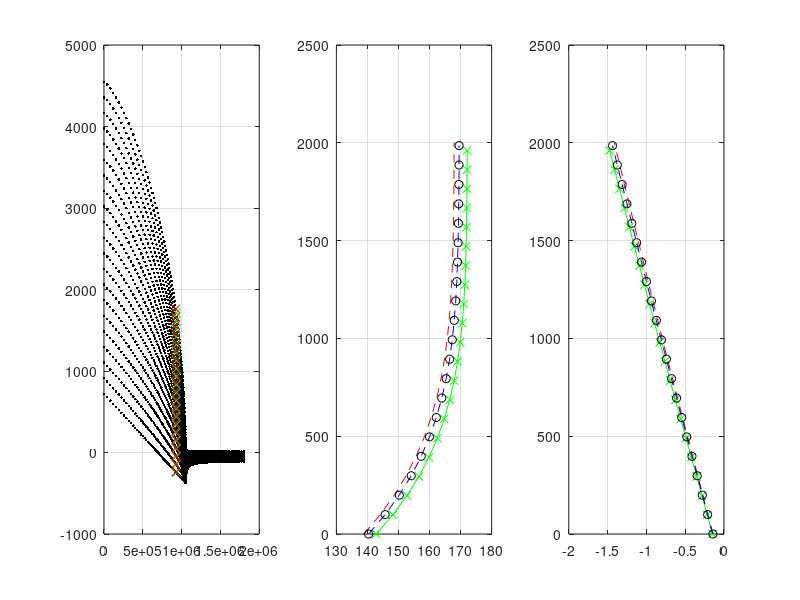

Recreate this plot in MATLAB. (Note: this script raises an error after producing the figure.)
clear all; close all
%MeshResolution
meshresolution=1000;
%Choose model domain smaller than data domain with this value.
dist2boundary=5000;
%Domain Width in m+5km to avoide interpolation issues at boundary; spacing;
LY = 50*1000;dy=1000;
%Domain Length in m; Center at GL
LX = 250*1000;dx=1000;
%Grounding line x in Mismip2D
GLx = 1054*1000;
%Vertical Layers for Velocity Interpolation
vertlayers=21;


%Load Input from Mismip2D
load('mismip_1a4_09.nh.csv')
Mismip2D = mismip_1a4_09_nh;
indnonzeroZs = find(Mismip2D(:,7)~=0);
indnonzeroZb = find(Mismip2D(:,9)~=0);
indnonzeroBed = find(Mismip2D(:,9)~=0);
Zs = Mismip2D(indnonzeroZs,7);
V1 = Mismip2D(:,20);
V2 = Mismip2D(:,21);
Depth = Mismip2D(:,11);
Height = Mismip2D(:,12);
Zb = Mismip2D(indnonzeroZb,9);
Bed = Mismip2D(indnonzeroBed,6);
x = Mismip2D(:,26);
z = Mismip2D(:,27);

%Get interpolated  2D DEM centered at GL and clipped to area of interest
xv=(-LX/2:dx:LX/2)+GLx;yv=(-LY/2:dy:LY/2);
Bedi = interp1(x(indnonzeroBed),Bed,xv,'PCHIP');
Zbi = interp1(x(indnonzeroZb),Zb,xv,'PCHIP');
Zsi = interp1(x(indnonzeroZs),Zs,xv,'PCHIP');

%Get interpolated velocities at back boundary
x2=x;
[val valindback] = min(abs(x2-min(xv)));
backboundary1 = find(x2==x(valindback));
x2(backboundary1)=NaN;
[val2 valindback2] = min(abs(x2-min(xv)));
backboundary2 = find(x2==x(valindback2));

meanV1back = (val*V1(backboundary1)+val2*V1(backboundary2))/(val+val2);
meanV2back = (val*V2(backboundary1)+val2*V2(backboundary2))/(val+val2);
meanHeightback = (val*Height(backboundary1)+val2*Height(backboundary2))/(val+val2);



%Fit Polynomial, to be used at back boundary in Elmer
[coeffV1] = polyfit(meanHeightback,meanV1back,4);
[coeffV2] = polyfit(meanHeightback,meanV2back,2);
str=strcat('Coefficients for V1 as function of height: ',num2str(coeffV1));
display(str)
str=strcat('Coefficients for V2 as function of height: ',num2str(coeffV2));
display(str)

figure(33)
subplot(1,3,1)
plot(x,z,'k.');hold on
plot(x(backboundary1),z(backboundary1),'gx')
plot(x(backboundary2),z(backboundary2),'rx')
grid on
subplot(1,3,2)
plot(V1(backboundary1),Height(backboundary1),'g-x');hold on;
plot(V1(backboundary2),Height(backboundary2),'r--')
plot(meanV1back,meanHeightback,'b--')
plot(polyval(coeffV1,meanHeightback),meanHeightback,'ko')
grid on
subplot(1,3,3)
plot(V2(backboundary1),Height(backboundary1),'g-x');hold on;
plot(V2(backboundary2),Height(backboundary2),'r--')
plot(meanV2back,meanHeightback,'b--')
plot(polyval(coeffV2,meanHeightback),meanHeightback,'ko')
grid on

%Extrusion
 [X,Y] = meshgrid(yv,xv);
 for k=1:length(yv)
    ZB(:,k) = Zbi;
    BED(:,k)= Bedi;
    ZS(:,k) = Zsi;
 end
%Write DEM Files to be read into Elmer
ZBout =[Y(:), X(:), ZB(:)];
ZSout =[Y(:), X(:), ZS(:)];
BEDout =[Y(:), X(:), BED(:)];
ZBouts = sortrows(ZBout,1);
BEDouts = sortrows(BEDout,1);
ZSouts = sortrows(ZSout,1);
save('ZB.xyz','ZBouts','-ASCII')
save('ZS.xyz','ZSouts','-ASCII')
save('BED.xyz','BEDouts','-ASCII')

%Write 4 point Mesh.geo file for GMSS
%It will include 4 boundaries.
fileID = fopen('Mesh.geo','w');
corners(1,:) = [max(yv)-dist2boundary,min(xv)+dist2boundary]; %rightback looking downstream
corners(2,:) = [min(yv)+dist2boundary,min(xv)+dist2boundary];  %leftback
corners(3,:) = [min(yv)+dist2boundary,max(xv)-dist2boundary]; %leftfront
corners(4,:) = [max(yv)-dist2boundary,max(xv)-dist2boundary]; %rightfront

fileID = fopen('Mesh.geo','w');
fprintf(fileID,'Mesh.Algorithm=5;\n');
for k=1:4
   str = strcat('Point(',num2str(k),')={',num2str(corners(k,2)),',',num2str(corners(k,1)),',0.0,',num2str(meshresolution),'};\n');
   fprintf(fileID,str);
end

fprintf(fileID,'Line(1)={1,2};\n');
fprintf(fileID,'Line(2)={2,3};\n');
fprintf(fileID,'Line(3)={3,4};\n');
fprintf(fileID,'Line(4)={4,1};\n');
fprintf(fileID,'Line Loop(5)={1,2,3,4};\n')
fprintf(fileID,'Physical Line(6)={1};\n')
fprintf(fileID,'Physical Line(7)={2};\n')
fprintf(fileID,'Physical Line(8)={3};\n')
fprintf(fileID,'Physical Line(9)={4};\n')
fprintf(fileID,'Plane Surface(10)={5};\n')
fprintf(fileID,'Physical Surface(11)={10};\n')
fprintf(fileID,'Transfinite Surface {10};\n')
fprintf(fileID,'Recombine Surface {10};')
fclose(fileID)

str=strcat('$yzero=',num2str(min(yv)));
display(str)
str=strcat('$xzero=',num2str(min(xv)));
display(str)
[w h]=size(BED);
str=strcat('$llx=',num2str((w-1)*dx));
display(str)
str=strcat('$lly=',num2str((h-1)*dy));
display(str)
str=strcat('$nny=',num2str(h));
display(str)
str=strcat('$nnx=',num2str(w));
display(str)
str='$nanvalue = -9999.0';
display(str)

%Indices for areas of interest.
[val valindback] = min(abs(x-min(xv)));
backboundary = find(x==x(valindback));
[val valindfront] = min(abs(x-max(xv)));
frontboundary = find(x==x(valindfront));
indbox = find(x>x(valindback) & x<x(valindfront));

figure(1)
subplot(1,3,1)
plot(x(indnonzeroBed)/1000,Bed,'k--')
hold on
plot(xv/1000,Bedi,'kx')
plot(x(indnonzeroZs)/1000,Zs,'b--')
plot(xv/1000,Zsi,'bx')
plot(x(indnonzeroZb)/1000,Zb,'y--')
plot(xv/1000,Zbi,'yx')
xlabel('distance (km)')
ylabel('height (m)')
subplot(1,3,2)
scatter(x/1000,z,5,V1)
colorbar;
subplot(1,3,3)
scatter(x/1000,z,5,V2)
colorbar






figure(2)
subplot(2,1,1)
plot(x,z,'k.');hold on
plot(x(indbox),z(indbox),'g.')

%V1i=griddata(x(indbox),y(indbox),V1(indbox),xv,y(indbox)

figure(3)
imagesc(yv/1000,xv/1000,ZS);set(gca(),'YDir','normal')
hold on
plot(corners(1,1)/1000,corners(1,2)/1000,'kx')
plot(corners(2,1)/1000,corners(2,2)/1000,'rx')
plot(corners(3,1)/1000,corners(3,2)/1000,'yx')
plot(corners(4,1)/1000,corners(4,2)/1000,'mx')








% x =
%
%
% ZsRep = [Zs; Zs; Zs];
% ZsRep(202:402,6) = W(end)/2;
% ZsRep(403:end,6) = W(end);
%
% ZbRep = [Zb; Zb; Zb];
% ZbRep(202:402,6) = W(end)/2;
% ZbRep(403:end,6) = W(end);
% %
% scatter3(ZsRep(:,4),ZsRep(:,6),ZsRep(:,5),[],ZsRep(:,2))
% %
% %
% %
% % Bedrock = griddata(Mismip2DRep(:,4),Mismip2DRep(:,6),Mismip2DRep(:,1),X,Y);
% ZsInt = griddata(ZsRep(:,4),ZsRep(:,6),ZsRep(:,2),X,Y);
% BedrockInt = griddata(ZsRep(:,4),ZsRep(:,6),ZsRep(:,1),X,Y);
% ZbInt = griddata(ZbRep(:,4),ZbRep(:,6),ZbRep(:,3),X,Y);
% % Zb = griddata(Mismip2DRep(:,4),Mismip2DRep(:,6),Mismip2DRep(:,3),X,Y);
% %
% figure
% surf(ZbInt)
% hold on
% surf(ZsInt)
% surf(BedrockInt)
% shading flat
%
% XVec = X(:);
% YVec = Y(:);
% BedVec = BedrockInt(:);
% ZbVec = ZbInt(:);
% ZsVec = ZsInt(:);
%
% BedrockXYZ = [XVec YVec BedVec];
% SurMinThickXYZ = [XVec YVec ZbVec];
% ZsXYZ = [XVec YVec ZsVec];
%
% DomainOutline = [X(1:5:end,1) Y(1:5:end,1); X(end,2:5:end-1)' Y(end,2:5:end-1)'; ...
%                  X(1:5:end,end) flipud(Y(1:5:end,end)); fliplr(X(1,1:5:end-1))' Y(1,1:5:end-1)'];
%
% figure
% scatter(DomainOutline(1:19,1),DomainOutline(1:19,2),'r','filled')
% hold on
% scatter(DomainOutline(20:38,1),DomainOutline(20:38,2),'b','filled')
% scatter(DomainOutline(39:57,1),DomainOutline(39:57,2),'g','filled')
% scatter(DomainOutline(58:74,1),DomainOutline(58:74,2),'c','filled')
%
% dlmwrite('ShapeOutline.xyz',DomainOutline,'delimiter',' ')
% dlmwrite('Bedrock.xyz',BedrockXYZ,'delimiter',' ')
% dlmwrite('Zb.xyz',SurMinThickXYZ,'delimiter',' ')
% dlmwrite('Zs.xyz',ZsXYZ,'delimiter',' ')
% % Interpolation script of Pattyn et al. %%%%%%%%%%%%%%%%%%%%%%%%%%%%%%%%%
% % clear all;
% % close all;
% % % Loading data
% % A=load('Elmer75D.dat'); B= sortrows(A,[2 1]); x0=B(:,1);
% % y0=B(:,2);
% % h0=B(:,3);
% % hb0=B(:,4);
% % % Interpolation on new grid
% % imax=21; % grid points in transverse direction
% % jmax=321; % grid points in flow direction (x)
% % delta=2500;
% % Li=(imax-1)*delta; % domain size
% % Lj=(jmax-1)*delta;
% % [X,Y] = meshgrid(0:delta:Lj,0:delta:Li);
% % cnt=0;
% % b = -100 - X./1000;
% % for i=1:imax
% %     for j=1:length(B)/imax
% %     cnt=cnt+1;
% %     x(j)=x0(cnt); y(j)=y0(cnt); hb1(j)=hb0(cnt); h1(j)=h0(cnt);
% %     end
% %     for j=1:jmax
% %         h(i,j) = interp1(x,h1,X(i,j));
% %         hb(i,j) = interp1(x,hb1,X(i,j));
% %    end
% % end
% %
% %
% % XVec = X(:);
% % YVec = Y(:);
% % BedRiseVec = b(:);
% % ZbVec = hb(:);
% % ZsVec = h(:);
% %
% % BedrockXYZ = [XVec YVec BedRiseVec];
% % SurMinThickXYZ = [XVec YVec ZbVec];
% % ZsXYZ = [XVec YVec ZsVec];
% %
% % DomainOutline = [X(1:5:end,1) Y(1:5:end,1); X(end,2:8:end-1)' Y(end,2:8:end-1)'; ...
% %                  X(1:5:end,end) flipud(Y(1:5:end,end)); fliplr(X(1,1:8:end-1))' Y(1,1:8:end-1)'];
% %
% % figure
% % scatter(DomainOutline(1:5,1),DomainOutline(1:5,2),'r','filled')
% % hold on
% % scatter(DomainOutline(6:46,1),DomainOutline(6:46,2),'b','filled')
% % scatter(DomainOutline(47:51,1),DomainOutline(47:51,2),'g','filled')
% % scatter(DomainOutline(52:end,1),DomainOutline(52:end,2),'c','filled')
% %
% % dlmwrite('ShapeOutline.xyz',DomainOutline,'delimiter',' ')
% % dlmwrite('Bedrock.xyz',BedrockXYZ,'delimiter',' ')
% % dlmwrite('Zb.xyz',SurMinThickXYZ,'delimiter',' ')
% % dlmwrite('Zs.xyz',ZsXYZ,'delimiter',' ')
% %
% %
% % dlmwrite('ShapeOutline.xyz',DomainOutline,'delimiter',' ')
% % dlmwrite('Bedrock.xyz',BedrockXYZ,'delimiter',' ')
% % dlmwrite('Zb.xyz',SurMinThickXYZ,'delimiter',' ')
% % dlmwrite('Zs.xyz',ZsXYZ,'delimiter',' ')
